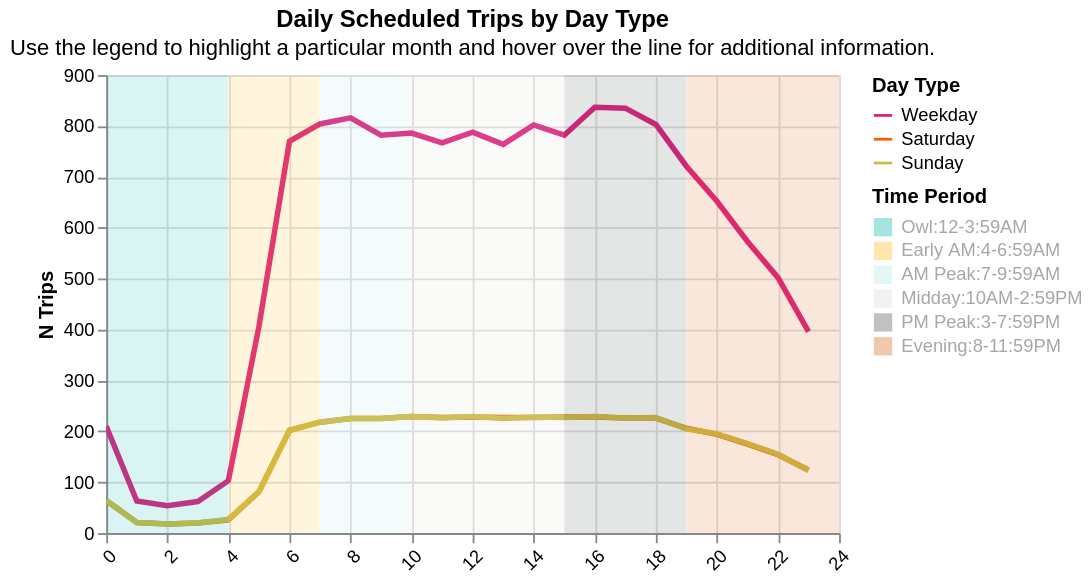

This figure's notebook cell:
### Markdown cell above
## Service Hours

### Code cell
try:
    display(utils.create_hourly_summary(operator_hourly_summary_df))
except: 
    display(Markdown(f"""{analysis_name} doesn't have service hours information."""))

### Figure 1 — Vega-Lite specification as saved in the notebook (floating-point values rounded to 4 significant figures; data arrays with more than 128 entries replaced by an {"elided": "..."} marker saying what was removed)
{"config": {"view": {"continuousWidth": 300, "continuousHeight": 300}}, "layer": [{"data": {"name": "data-8d9d2a902bb47f5eaf17b8a39e221504"}, "mark": {"type": "line", "size": 3}, "encoding": {"color": {"field": "Day Type", "scale": {"domain": ["Weekday", "Saturday", "Sunday"], "range": ["#dd217d", "#fc5c04", "#ccbb44"]}, "type": "nominal"}, "opacity": {"condition": [{"param": "param_cf57a8695696316d", "value": 1}], "value": 0.1}, "tooltip": [{"field": "Analysis Name", "type": "nominal"}, {"field": "Date", "type": "nominal"}, {"field": "Day Type", "type": "nominal"}, {"field": "Departure Hour", "type": "quantitative"}, {"field": "N Trips", "type": "quantitative"}], "x": {"axis": {"labelAngle": -45}, "field": "Departure Hour", "type": "quantitative"}, "y": {"field": "N Trips", "type": "quantitative"}}, "name": "view_111b4cbe797123cb_0", "transform": [{"filter": {"param": "param_0b890cb6eb29343f"}}]}, {"data": {"name": "data-ed3e58c91c1826c4bca955698f66e78a"}, "mark": {"type": "rect", "opacity": 0.15}, "encoding": {"color": {"field": "Time Period", "scale": {"range": ["#00b2a9", "#ffb81c", "#b1e4e3", "#d9d9d6", "#4b4f54", "#d86018"]}, "sort": ["Owl:12-3:59AM", "Early AM:4-6:59AM", "AM Peak:7-9:59AM", "Midday:10AM-2:59PM", "PM Peak:3-7:59PM", "Evening:8-11:59PM"], "type": "nominal"}, "opacity": {"condition": [{"param": "param_712f0dfc0153423b", "value": 0.45}], "value": 0.15}, "x": {"field": "start", "title": "", "type": "quantitative"}, "x2": {"field": "stop", "title": ""}}, "name": "view_a55036728607651c_1"}], "height": 250, "params": [{"name": "param_0b890cb6eb29343f", "select": {"type": "point", "fields": ["Date"]}, "bind": {"input": "select", "options": ["07-2026", "06-2026", "05-2026", "04-2026", "03-2026", "02-2026", "01-2026", "12-2025", "11-2025", "10-2025", "09-2025", "08-2025", "07-2025"], "name": "Dates: "}, "value": "07-2026", "views": ["view_111b4cbe797123cb_0"]}, {"name": "param_cf57a8695696316d", "select": {"type": "point", "fields": ["Day Type"]}, "bind": "legend", "views": ["view_111b4cbe797123cb_0"]}, {"name": "param_61d2b6073151d120", "select": {"type": "point", "fields": ["Departure Hour"], "nearest": true, "on": "mouseover"}, "views": ["view_111b4cbe797123cb_0"]}, {"name": "param_1e9efca18e7a2868", "select": {"type": "interval", "encodings": ["x", "y"]}, "bind": "scales", "views": ["view_111b4cbe797123cb_0"]}, {"name": "param_712f0dfc0153423b", "select": {"type": "point", "fields": ["Time Period"]}, "bind": "legend", "value": "", "views": ["view_a55036728607651c_1"]}], "resolve": {"scale": {"color": "independent"}}, "title": {"text": ["Daily Scheduled Trips by Day Type"], "subtitle": ["Use the legend to highlight a particular month and hover over the line for additional information."]}, "width": 400, "$schema": "https://vega.github.io/schema/vega-lite/v6.4.1.json", "datasets": {"data-8d9d2a902bb47f5eaf17b8a39e221504": {"elided": "936 records"}, "data-ed3e58c91c1826c4bca955698f66e78a": [{"index": 0, "start": 0, "stop": 3.99, "Time Period": "Owl:12-3:59AM"}, {"index": 1, "start": 4, "stop": 6.99, "Time Period": "Early AM:4-6:59AM"}, {"index": 2, "start": 7, "stop": 9.99, "Time Period": "AM Peak:7-9:59AM"}, {"index": 3, "start": 10, "stop": 14.99, "Time Period": "Midday:10AM-2:59PM"}, {"index": 4, "start": 15, "stop": 18.99, "Time Period": "PM Peak:3-7:59PM"}, {"index": 5, "start": 19, "stop": 24.0, "Time Period": "Evening:8-11:59PM"}]}}
